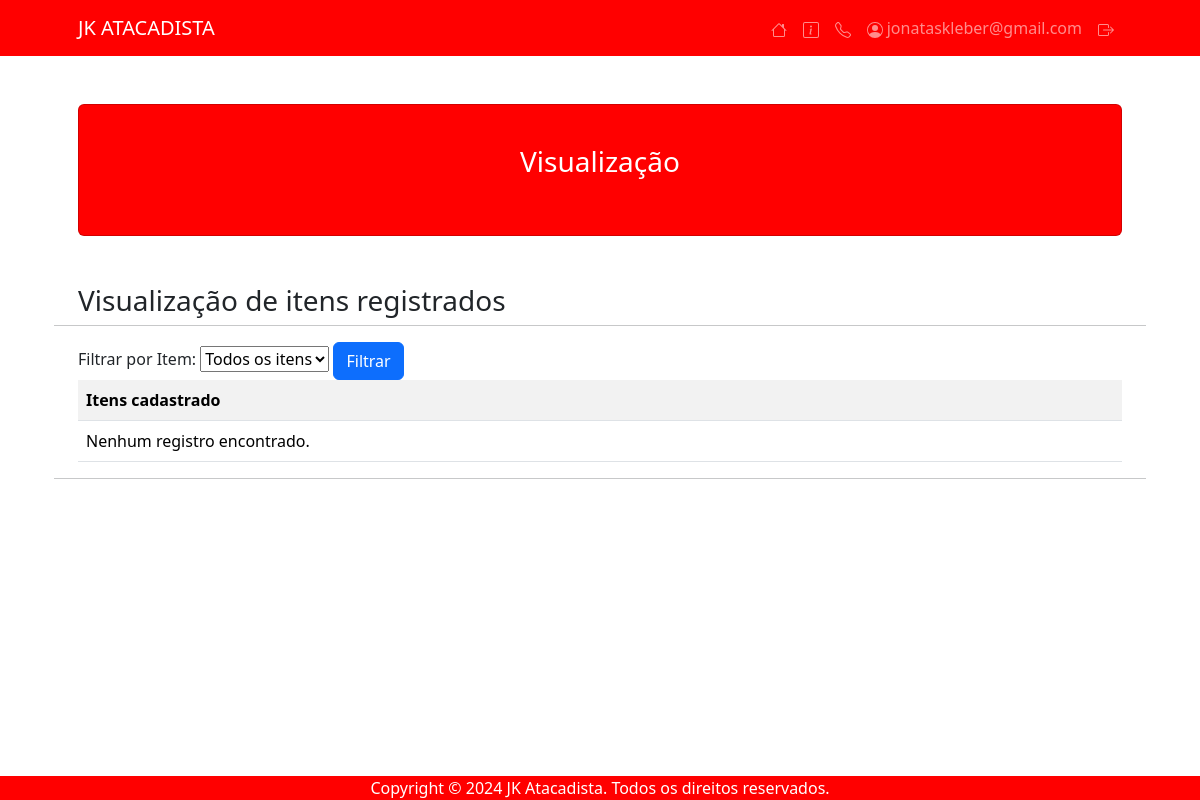
Before: /visualizar/ (signed in) with the older database file.
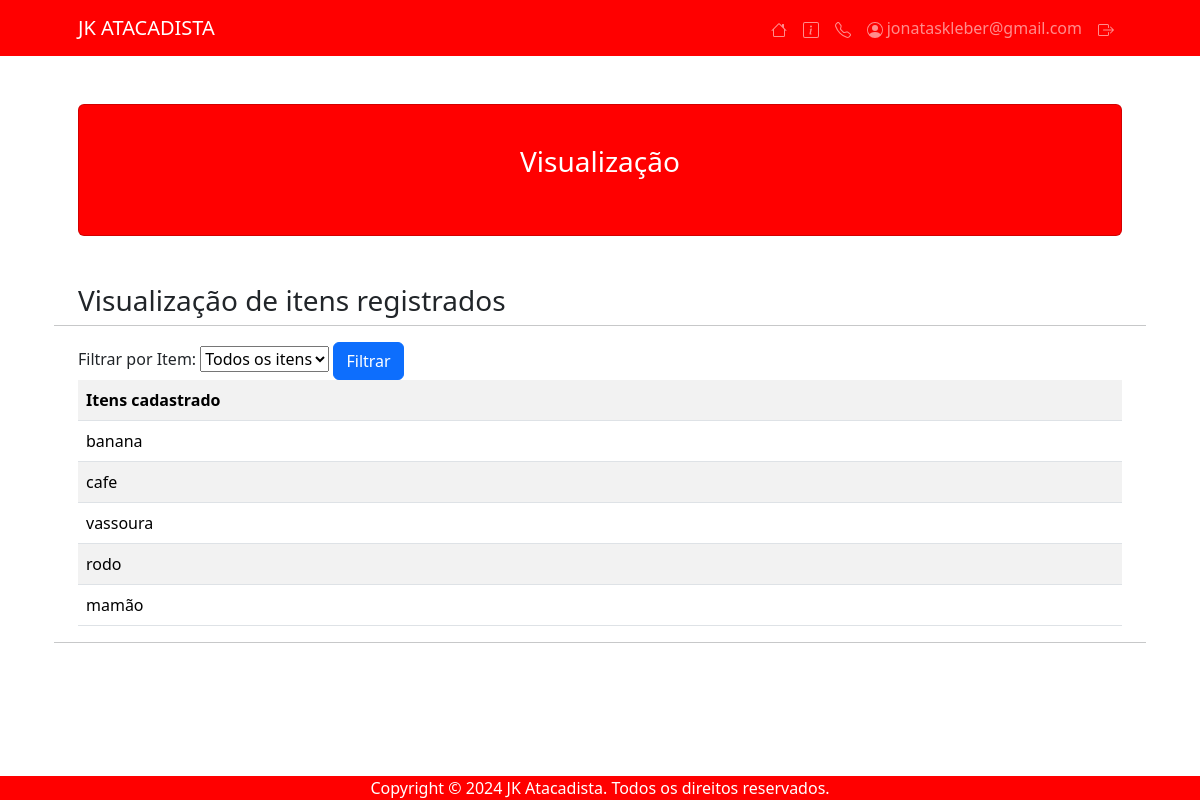
After: the same page with the newer database file.
### usuarios/models.py (models this page shows)
class Item(models.Model):
    usuario = models.CharField(max_length=200)
    nome_aluno = models.CharField(max_length= 200) #CharField se refere ao tipo de atributo que nesse caso é Char
    item = models.CharField(User, max_length= 200)

### usuarios/views.py (the view, shortened to what this page needs)
# urls.py: path('visualizar/', views.visualizar, name = 'visualizar'),
def visualizar(request):
    if request.method == "GET":
        if request.user.is_authenticated:
            lista_item = Item.objects.filter(nome_aluno=request.user.first_name)
            dicionario_item = {'lista_item': lista_item}
            return render(request, 'usuarios/visualizar.html', dicionario_item)
        else:
            return render(request, 'usuarios/login.html', {'error_message': 'Cara, acho que você errou alguma coisa.'})

### usuarios/templates/usuarios/visualizar.html (shortened to what this page needs)
{% extends 'usuarios/base.html' %}
{% block titulo %}<h3>Visualização</h3>{% endblock %}
{% block conteudo %}
<h3>Visualização de itens registrados</h3>
<hr>
<form action="{% url 'visualizar' %}" method="POST">
    <div class="filter">
        <label for="itemaName">Filtrar por Item:</label>
        <select name="item">
            <option>Todos os itens</option>
        </select>
        <button type="submit" class="btn btn-primary">Filtrar</button>
    </div>
</form>
<div class="table-responsive">
    <table class="table table-striped">
        <tr>
            <th>Itens cadastrado</th>
        </tr>
        {% for campo in lista_item %}
        <tr>
            <td>{{ campo.item }}</td>
        {% empty %}
        <tr>
            <td colspan="6">Nenhum registro encontrado.</td>
        </tr>
        {% endfor %}
    </table>
</div>
<hr>
{% endblock %}

Changed rows visible on the page:
added Item: item "banana"
added Item: item "cafe"
added Item: item "vassoura"
added Item: item "rodo"
added Item: item "mamão"
Other visible differences:
text no longer shown: "Nenhum registro encontrado."
